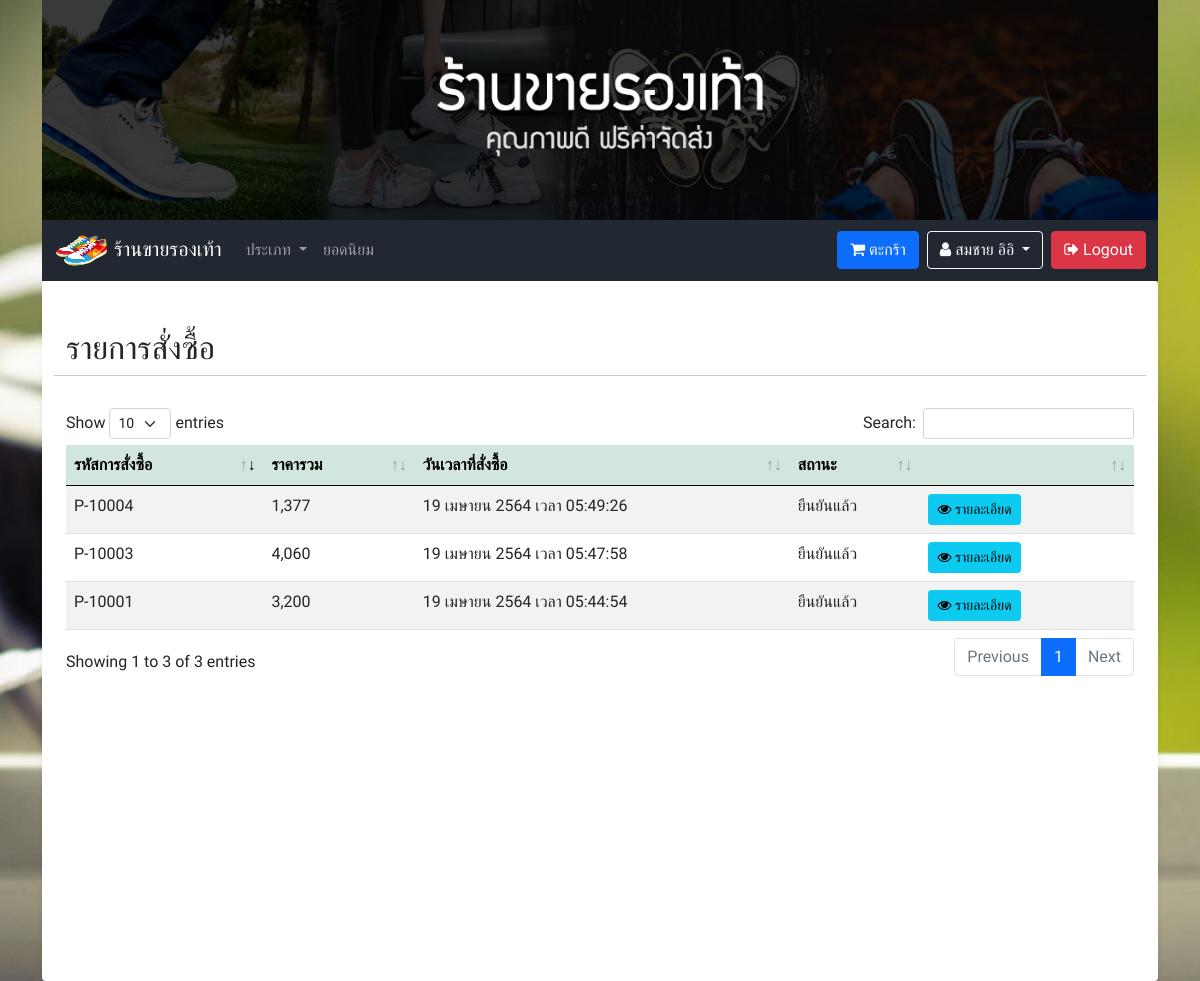
The page /member_payment_list.php (signed in) on the database its author committed.
### tables this page shows
CREATE TABLE `tbl_user` (
  `u_id` int(10) NOT NULL COMMENT 'ID',
  `u_username` varchar(255) NOT NULL COMMENT 'ชื่อผู้ใช้',
  `u_password` varchar(255) NOT NULL COMMENT 'รหัสผ่าน',
  `u_fname` varchar(255) NOT NULL COMMENT 'ชื่อ',
  `u_lname` varchar(255) NOT NULL COMMENT 'นามสกุล',
  `u_sex` varchar(50) NOT NULL COMMENT 'เพศ',
  `u_address` text NOT NULL COMMENT 'ที่อยู่',
  `u_email` varchar(255) NOT NULL COMMENT 'อีเมล์',
  `u_tel` varchar(10) NOT NULL COMMENT 'เบอร์โทร',
  `u_role` varchar(50) NOT NULL COMMENT 'บทบาท'
);

CREATE TABLE `tbl_payment` (
  `pm_id` int(50) NOT NULL COMMENT 'ID',
  `pm_code` varchar(255) NOT NULL COMMENT 'รหัสการสั่งซื้อ',
  `pm_img` varchar(255) NOT NULL COMMENT 'รูปภาพการโอน',
  `pm_total` varchar(255) NOT NULL COMMENT 'ยอดรวม',
  `pm_u_id` int(50) NOT NULL COMMENT 'ID ผู้ชื้อ',
  `pm_channel` varchar(255) NOT NULL COMMENT 'ช่องทางการจัดส่ง',
  `pm_date` varchar(255) NOT NULL COMMENT 'วันเวลาที่สั่งซื้อ',
  `pm_address` text NOT NULL COMMENT 'ที่อยู่',
  `pm_status` varchar(255) NOT NULL COMMENT 'สถานะ'
);

### functions.php (called while the page is built, shortened)
<?php
class ConnectDB
{
    protected $db;
    function __construct()
    {
        $DB_HOST = "localhost";
        $DB_USER = "root";
        $DB_PASS = "";
        $DB_NAME = "stoe_store";
        $con = new mysqli($DB_HOST, $DB_USER, $DB_PASS, $DB_NAME);
        $con->set_charset("utf8");
        $this->db = $con;
    }
    function query($data)
    {
        $result = $this->db->query($data);
        if ($result == true) {
            return $result;
        } else {
            echo "Error to query.!!";
        }
    }
}
class Member extends ConnectDB
{
    function memberGetById($id)
    {
        $result = $this->db->query("SELECT * FROM tbl_user WHERE u_id = '$id' AND u_role = 'member' ");
        $row = $result->fetch_all(MYSQLI_ASSOC);
        return $row;
    }
}
function ConvertDateToThai($datetime)
{
    $XdateTime = explode(" ", $datetime);
    $time = $XdateTime[1];
    $date = explode("-", $XdateTime[0]);
    $monthList = [
        "01" => "มกราคม",
        "02" => "กุมภาพันธ์",
        "03" => "มีนาคม",
        "04" => "เมษายน",
        "05" => "พฤษภาคม",
        "06" => "มิถุนายน",
        "07" => "กรกฎาคม",
        "08" => "สิงหาคม",
        "09" => "กันยายน",
        "10" => "ตุลาคม",
        "11" => "พฤศจิกายน",
        "12" => "ธันวาคม",
    ];
    return $date[2] . " " . $monthList[$date[1]] . " " . $date[0] + 543 . " เวลา " . $time;
}

### member_payment_list.php (the view, shortened to what this page needs)
<?php
include('header.php');
?>
</head>
<?php
$obj = new ConnectDB();
$objModal = new ConnectDB();
if (isset($_GET['display'])) {
    switch ($_GET['display']) {
        case 'success':
            $result = $obj->query("SELECT * FROM `tbl_payment` WHERE pm_status = 'ยืนยันแล้ว' ");
            break;
        case 'delete':
            $result = $obj->query("SELECT * FROM `tbl_payment` WHERE pm_status = 'ไม่อนุมัติ' ");
            break;
    }
} else {
    $result = $obj->query("SELECT * FROM `tbl_payment` WHERE pm_u_id = '".$_SESSION['user']['id']."' ");
}
?>
<body class="bgc-gray bgm-stoes">
    <?php include('navbar.php'); ?>
    <div class="container p-4 pb-5 bgc-white shadow-sm rounded min-height">
        <div class="row my-4">
            <h2>รายการสั่งซื้อ</h2>
            <hr>
            <table id="dtb" class="table table-striped table-hover" style="width:100%">
                <thead>
                    <tr class="table-success">
                        <th>รหัสการสั่งซื้อ</th>
                        <th>ราคารวม</th>
                        <th>วันเวลาที่สั่งซื้อ</th>
                        <th>สถานะ</th>
                        <th></th>
                    </tr>
                </thead>
                <tbody>
                    <?php while ($row = $result->fetch_array()) { ?>
                        <tr>
                            <td><?= $row['pm_code']; ?></td>
                            <td><?= number_format($row['pm_total']); ?></td>
                            <td><?= ConvertDateToThai($row['pm_date']); ?></td>
                            <td><?= $row['pm_status']; ?></td>
                            <td width="20%">
                                <?php if (isset($_GET['display']) && $_GET['display'] == 'success') { ?>
                                    <button class="btn btn-sm btn-info m-0" type="button" data-bs-toggle="modal" data-bs-target="#Modal<?= $row['pm_id'] ?>"><i class="fa fa-eye" aria-hidden="true"></i> รายละเอียด</button>
                                <?php } else if (isset($_GET['display']) && $_GET['display'] == 'delete') { ?>
                                    <button class="btn btn-sm btn-info m-0" type="button" data-bs-toggle="modal" data-bs-target="#Modal<?= $row['pm_id'] ?>"><i class="fa fa-eye" aria-hidden="true"></i> รายละเอียด</button>
                                <?php } else { ?>
                                    <button class="btn btn-sm btn-info m-0" type="button" data-bs-toggle="modal" data-bs-target="#Modal<?= $row['pm_id'] ?>"><i class="fa fa-eye" aria-hidden="true"></i> รายละเอียด</button>
                                <?php } ?>
                            </td>
                        </tr>
                                                    <?php
                                                    $resultModal = $objModal->query("SELECT * FROM tbl_payment_list as pl INNER JOIN tbl_cargo as cg ON pl.pl_cg_id=cg.cg_id WHERE  pl.pl_pm_code = '" . $row['pm_code'] . "' ");
                                                    ?>
                    <?php } ?>
                </tbody>
            </table>
        </div>
    </div>
    <?php include('call_datatable.php'); ?>
    <?php include('footer.php'); ?>

### navbar.php (shortened to what this page needs)
<div class="container">
    <img src="img/banner.jpg" style="width:100%;max-height:250px;min-height:150px;" class="img-fluid">
    <nav class="navbar navbar-expand-lg navbar-dark sticky-top">
        <div class="container">
            <a class="navbar-brand" href="index.php"><img src="img/logo.png" style="height:35px;width:55px;"> ร้านขายรองเท้า</a>
            <div class="collapse navbar-collapse" id="navbarSupportedContent">
                <ul class="navbar-nav me-auto mb-2 mb-lg-0">
                    <li class="nav-item dropdown">
                        <a class="nav-link dropdown-toggle" href="#" id="navbarDropdown" role="button" data-bs-toggle="dropdown" aria-expanded="false">
                            ประเภท
                        </a>
                    </li>
                    <li class="nav-item">
                        <a class="nav-link" href="index.php?popular">ยอดนิยม <sup><img src="img/hot.gif" style="width:25px;"></sup></a>
                    </li>
                </ul>
                <ul class="navbar-nav d-flex">
                    <?php
                    if (isset($_SESSION['user']['role']) && $_SESSION['user']['role'] == 'member') { ?>
                        <a href="member_cart.php" class="btn btn-primary me-2"><i class="fa fa-shopping-cart" aria-hidden="true"></i> ตะกร้า</a>
                        <?php
                        $obj_fetchNameNav = new Member();
                        $row_fetchNameNav = $obj_fetchNameNav->memberGetById($_SESSION['user']['id']);
                        ?>
                        <div class="dropdown me-2">
                            <button class="btn btn-outline-light dropdown-toggle" type="button" id="dropdownMenuButton1" data-bs-toggle="dropdown" aria-expanded="false">
                                <i class="fa fa-user" aria-hidden="true"></i> <?= $row_fetchNameNav[0]['u_fname'] . ' ' . $row_fetchNameNav[0]['u_lname'] ?>
                            </button>
                        </div>
                        <a href="logout.php" class="btn btn-danger"><i class="fa fa-sign-out" aria-hidden="true"></i> Logout</a>
                    <?php
                    } else if (isset($_SESSION['user']['role']) && $_SESSION['user']['role'] == 'admin') { ?>
                        <a href="logout.php" class="btn btn-danger"><i class="fa fa-sign-out" aria-hidden="true"></i> Logout</a>
                    <?php } else { ?>
                        <a href="login.php" class="btn btn-success me-2"><i class="fa fa-sign-in" aria-hidden="true"></i> Login</a>
                        <a href="register.php" class="btn btn-primary"><i class="fa fa-plus-circle" aria-hidden="true"></i> สมัครสมาชิก</a>
                    <?php } ?>
                </ul>
            </div>
        </div>
    </nav>

### css/style.css (style rules this page uses)
* { font-family: "Chakra Petch", sans-serif; }
nav.navbar { background-color: #222831 !important; }
.bgc-gray { background-color: #eee; }
.bgc-white { background-color: #fff; }
.min-height { min-height: 700px; height: auto; }
.bgm-stoes { background: url("../img/bg.jpg") no-repeat center center fixed; -webkit-background-size: cover; -moz-background-size: cover; -o-background-size: cover; background-size: cover; }

### rows shown on the page
tbl_user: u_fname "สมชาย", u_lname "อิอิ"
tbl_payment: pm_code "P-10001", pm_total "3,200", pm_date "19 เมษายน 2564 เวลา 05:44:54", pm_status "ยืนยันแล้ว"
tbl_payment: pm_code "P-10003", pm_total "4,060", pm_date "19 เมษายน 2564 เวลา 05:47:58", pm_status "ยืนยันแล้ว"
tbl_payment: pm_code "P-10004", pm_total "1,377", pm_date "19 เมษายน 2564 เวลา 05:49:26", pm_status "ยืนยันแล้ว"
